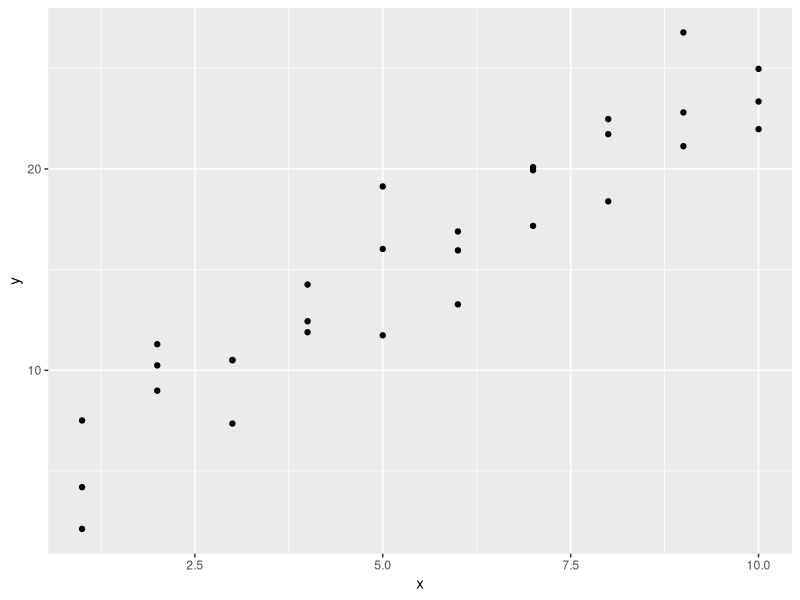
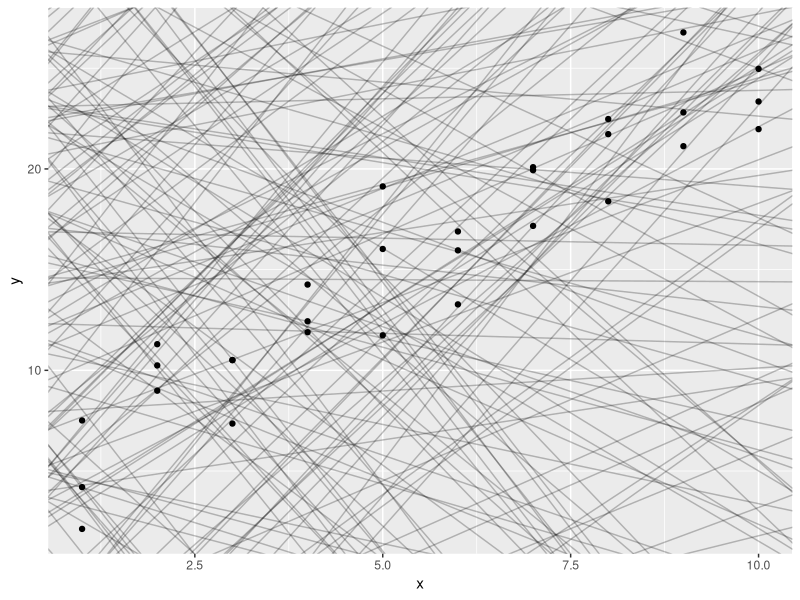

These figures' R source, in order: (Note: this script raises an error after producing the figures.)
## ---- chunk 1
knitr::opts_chunk$set(echo = TRUE)
library(tidyverse)
#library(stringr)
library(modelr)
options(na.action = na.warn)
## ---- chunk 2
ggplot(sim1, aes(x, y)) + 
  geom_point()
#
models <- tibble(
  a1 = runif(250, -20, 40),
  a2 = runif(250, -5, 5)
)

ggplot(sim1, aes(x, y)) + 
  geom_abline(aes(intercept = a1, slope = a2), data = models, alpha = 1/4) +
  geom_point() 
#
model1 <- function(a, data) {
  a[1] + data$x * a[2]
}
model1(c(7, 1.5), sim1)
#
measure_distance <- function(mod, data) {
  diff <- data$y - model1(mod, data)
  sqrt(mean(diff ^ 2))
}
#
ggplot(models, aes(a1, a2)) +
  geom_point(data = filter(models, rank(dist) <= 10), size = 4, colour = "red") +
  geom_point(aes(colour = -dist))

# Instead of trying lots of random models, we could be more systematic and generate an evenly spaced grid of points (this is called a grid search). I picked the parameters of the grid roughly by looking at where the best models were in the plot above.
grid <- expand.grid(
  a1 = seq(-5, 20, length = 25),
  a2 = seq(1, 3, length = 25)
  ) %>% 
  mutate(dist = purrr::map2_dbl(a1, a2, sim1_dist))

grid %>% 
  ggplot(aes(a1, a2)) +
  geom_point(data = filter(grid, rank(dist) <= 10), size = 4, colour = "red") +
  geom_point(aes(colour = -dist)) 

sim1_dist <- function(a1, a2) {
  measure_distance(c(a1, a2), sim1)
}

models <- models %>% 
  mutate(dist = purrr::map2_dbl(a1, a2, sim1_dist))
models
#
ggplot(sim1, aes(x, y)) + 
  geom_point(size = 2, colour = "grey30") + 
  geom_abline(
    aes(intercept = a1, slope = a2, colour = -dist), 
    data = filter(models, rank(dist) <= 10)
  )

measure_distance(c(7, 1.5), sim1)
#
ggplot(sim1, aes(x, y)) + 
  geom_point(size = 2, colour = "grey30") + 
  geom_abline(
    aes(intercept = a1, slope = a2, colour = -dist), 
    data = filter(grid, rank(dist) <= 10)
  )
#
best <- optim(c(0, 0), measure_distance, data = sim1)
best$par
#> [1] 4.22 2.05

ggplot(sim1, aes(x, y)) + 
  geom_point(size = 2, colour = "grey30") + 
  geom_abline(intercept = best$par[1], slope = best$par[2])
# 
sim1_mod <- lm(y ~ x, data = sim1)
coef(sim1_mod)

## ---- chunk 3
#1. One downside of the linear model is that it is sensitive to unusual values because the distance incorporates a squared term. Fit a linear model to the simulated data below, and visualise the results. Rerun a few times to generate different simulated datasets. What do you notice about the model?
sim1a <- tibble(
  x = rep(1:10, each = 3),
  y = x * 1.5 + 6 + rt(length(x), df = 2)
)
ggplot(sim1a, aes(x, y)) + 
  geom_point(size = 2, colour = "grey30") + 
  geom_abline(intercept=coef(lm(y~x,data=sim1a))[1],slope=coef(lm(y~x,data=sim1a))[2])
# 
sim1a <- tibble(
  x = rep(1:10, each = 3),
  y = x * 1.5 + 6 + rt(length(x), df = 2)
)
ggplot(sim1a, aes(x, y)) + 
  geom_point(size = 2, colour = "grey30") + 
  geom_abline(intercept=coef(lm(y~x,data=sim1a))[1],slope=coef(lm(y~x,data=sim1a))[2])
# 
sim1a <- tibble(
  x = rep(1:10, each = 3),
  y = x * 1.5 + 6 + rt(length(x), df = 2)
)
ggplot(sim1a, aes(x, y)) + 
  geom_point(size = 2, colour = "grey30") + 
  geom_abline(intercept=coef(lm(y~x,data=sim1a))[1],slope=coef(lm(y~x,data=sim1a))[2])


#2. One way to make linear models more robust is to use a different distance measure. For example, instead of root-mean-squared distance, you could use mean-absolute distance:
measure_distance <- function(mod, data) {
  diff <- data$y - make_prediction(mod, data)
  mean(abs(diff))
}
# Use optim() to fit this model to the simulated data above and compare it to the linear model.



#3. One challenge with performing numerical optimisation is that it’s only guaranteed to find one local optima. What’s the problem with optimising a three parameter model like this?
model1 <- function(a, data) {
  a[1] + data$x * a[2] + a[3]
}
